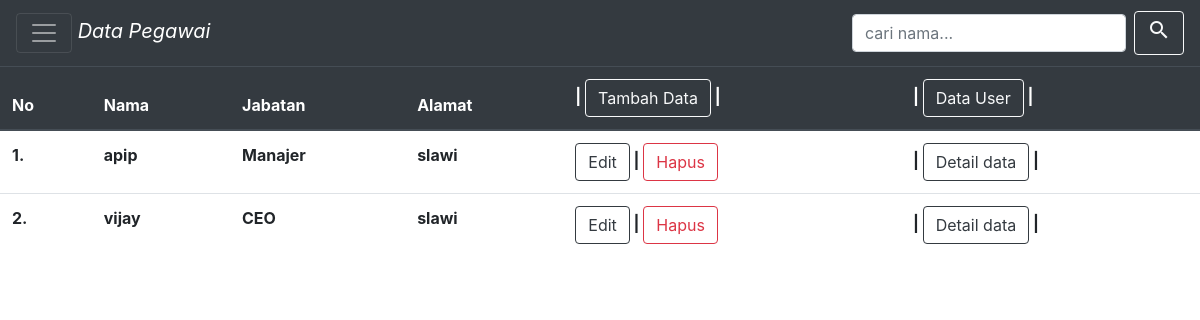
The page /admin/tampil_data.php (signed in) on the database as committed earlier.
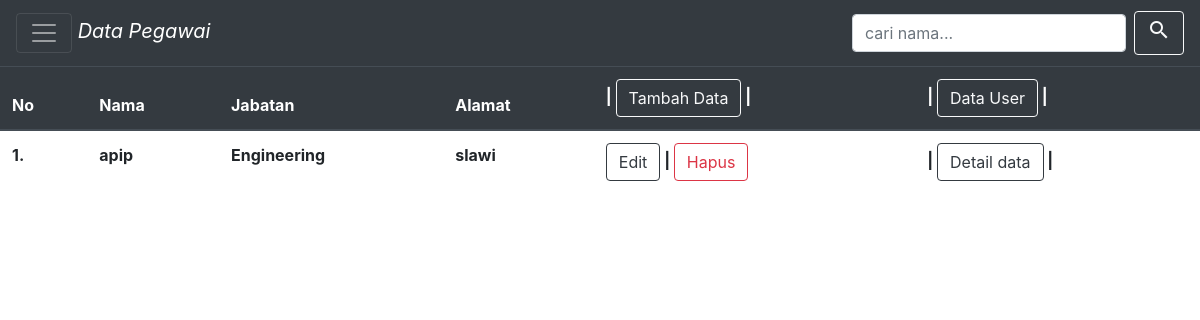
The same page on the database as committed later.
### tables this page shows
CREATE TABLE `pegawai` (
  `id` int(6) NOT NULL,
  `nama` varchar(60) NOT NULL,
  `jabatan` varchar(20) NOT NULL,
  `alamat` text NOT NULL,
  `id_user` int(11) NOT NULL,
  `foto` varchar(255) NOT NULL
);

### admin/tampil_data.php (the view, shortened to what this page needs)
<?php
include('../config.php');
if (isset($_GET['search'])) {
  $search = mysqli_real_escape_string($konek, $_GET['search']);
  $tampil = "SELECT * FROM pegawai WHERE nama LIKE '%$search%' OR jabatan LIKE '%$search%' OR alamat LIKE '%$search%'";
} else {
  $tampil = "SELECT * FROM pegawai";
}
$hasil = mysqli_query($konek, $tampil);
?>
<!doctype html>
<html lang="en">
<head>
  <link rel="stylesheet" href="https://cdn.jsdelivr.net/npm/bootstrap@4.6.2/dist/css/bootstrap.min.css"
>
</head>
<body>
  <div class="pos-f-t">
    <nav class="navbar navbar-dark bg-dark">
      <i class="navbar-brand"><button class="navbar-toggler" type="button" data-toggle="collapse"
          data-target="#navbarToggleExternalContent" aria-controls="navbarToggleExternalContent" aria-expanded="false"
          aria-label="Toggle navigation">
          <span class="navbar-toggler-icon"></span>
        </button>
        Data Pegawai
      </i>
      <form class="form-inline" method="GET">
        <input class="form-control mr-sm-2" type="search" placeholder="cari nama..." aria-label="Search" name="search">
        <button class="btn btn-outline-light" type="submit"><i class="material-icons">search</i></button>
      </form>
    </nav>
  </div>
  <table class="table">
    <thead class="thead-dark">
      <tr>
        <th scope="col">No</th>
        <th scope="col">Nama</th>
        <th scope="col">Jabatan</th>
        <th scope="col">Alamat</th>
        <th scope="col">| <a class="btn btn-outline-light" href="tambah_data.php">Tambah Data</a> |</th>
        <th scope="col"> | <a href="data_user.php" class='btn btn-outline-light'>Data User</a> |</th>
      </tr>
    </thead>
    <?php
    while ($data = mysqli_fetch_array($hasil)) {
      $id = $data['id'];
      $nama = $data['nama'];
      $jabatan = $data['jabatan'];
      $alamat = $data['alamat'];
      echo "<tr><th scope='Row'>$id.</th><th>$nama</th><th>$jabatan</th><th>$alamat</th><th><a class='btn btn-outline-dark' href='edit_pegawai.php?id=$id'>Edit</a> | <a class='btn btn-outline-danger' href='hapus_pegawai.php?id=$id'>Hapus</a></th><th>| <a class='btn btn-outline-dark' href='detail_data.php?id=$id'>Detail data</a> |</th></tr>";
    }
    ?>
  </table>
</body>
</html>

Rows that differ between the two databases and show on the page:
removed pegawai: id "2", nama "vijay", jabatan "CEO", alamat "slawi"
changed pegawai "apip": jabatan "Manajer" → "Engineering"
